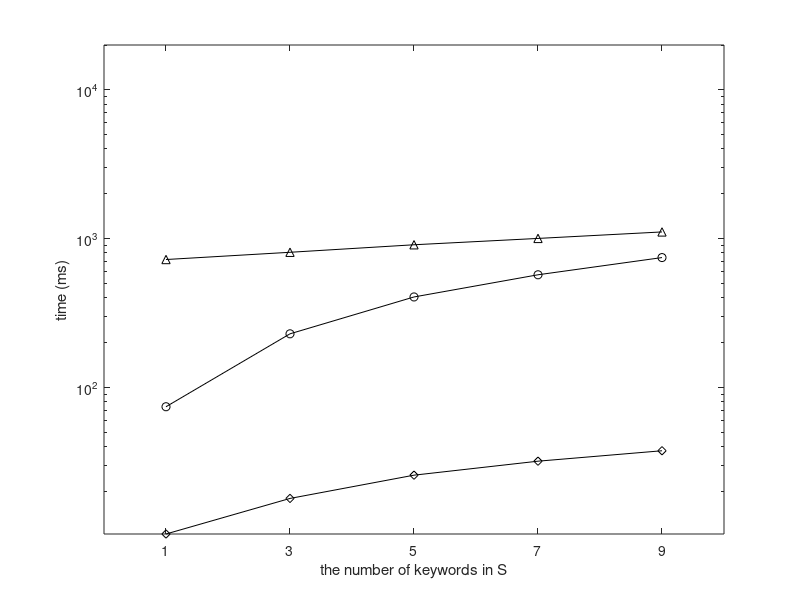

The MATLAB source for this figure: (Note: this script raises an error after producing the figure.)
set(gcf,'color',[1, 1, 1]);
set(gcf,'unit','centimeters','position',[10 5 9 7]);

x=[1, 2, 3, 4, 5];
y1 = [723.0073488	808.7218952	908.5332514	1002.246954	1108.12839];
y2 = [74.07521664	229.0138582	405.0850492	570.9872868	745.1956662];
y3 = [10.33418842	17.92119667	25.68730722	31.89414594	37.48174428];

p1= semilogy(x, y1, '-k^');
hold on;
p2 = semilogy(x, y2, '-ko');
hold on;
p3 = semilogy(x, y3, '-kd');

xlabel('the number of keywords in S');
ylabel('time (ms)');

axis([0.5 5.5 0.0 20000]);

set(gca, 'xtick', 1:5, 'XTickLabel', {'1','3','5','7','9'});
leg=legend('basic-g','basic-w','Dec', 2);
set(leg,'edgecolor','white');

set(gca, 'FontSize', 12);
set(get(gca, 'XLabel'), 'FontSize',12);
set(get(gca, 'YLabel'), 'FontSize',12);
set(findall(gcf,'type','line'),'linewidth',1.5);
set(gca, 'LineWidth', 1.5);
